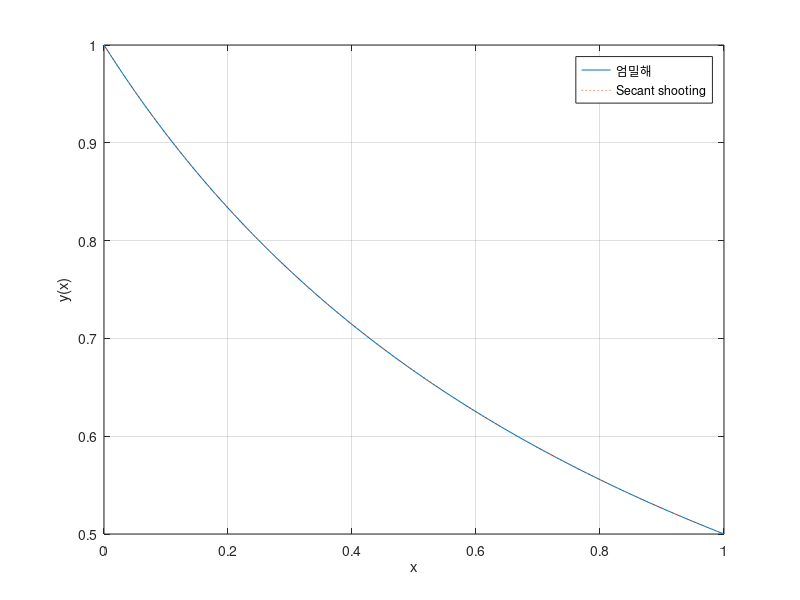

This figure's MATLAB source:
% shsecant.m
ya = 1; a = 0; b = 1; maxiter = 10; crit = 1e-5;
f = @(x,y) [y(2); -2*y(1)*y(2)];
h = 'y1 + y2 - 1/4';
s(1) = 0; s(2) = 1; absz = 1; xs = [a b]; k = 1;
while (absz > crit) & (k <= maxiter)
    if k > 2, s(k) = s(k-1) - (s(k-1) - s(k-2))*z(k-1)/(z(k-1) - z(k-2)); end
    y0 = [ya s(k)]; [x,y] = ode45(f,xs,y0); [n m] = size(y);
    y1 = y(n,1); y2 = y(n,2); z(k) = eval(h); absz = abs(z(k)); k = k + 1;
end
xi = 0:0.01:1; yi = 1./(1+xi); plot(xi,yi,x,y(:,1),':'), grid
xlabel('x'), ylabel('y(x)'), legend('엄밀해','Secant shooting')
